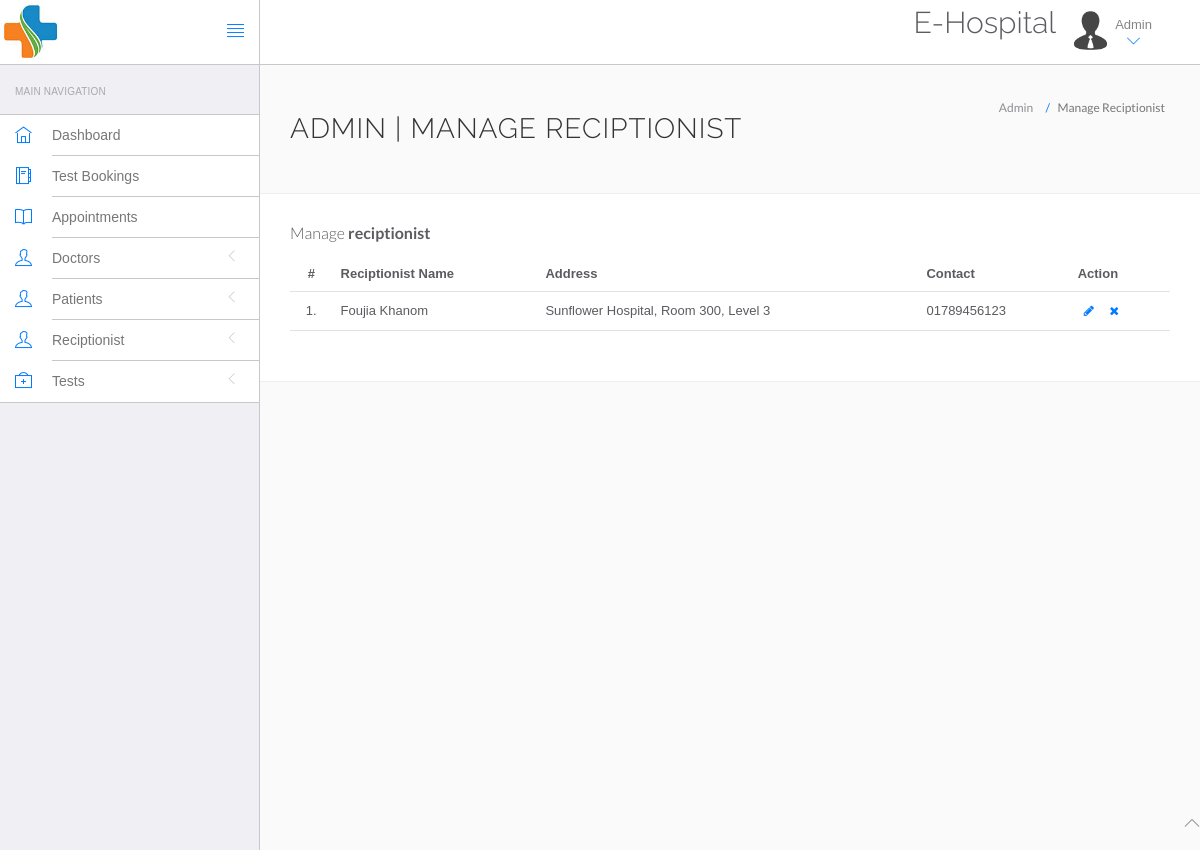
/admin/manage-reciptionist.php (signed in), run on the app's committed database.
### tables this page shows
CREATE TABLE IF NOT EXISTS `reciptionist` (
  `id` int(11) NOT NULL AUTO_INCREMENT,
  `recipName` varchar(120) NOT NULL,
  `address` varchar(233) NOT NULL,
  `reccontact` varchar(233) NOT NULL,
  `recemail` varchar(233) NOT NULL,
  `password` varchar(233) NOT NULL,
  `updationDate` varchar(244) NOT NULL,
  PRIMARY KEY (`id`)
);

### admin/manage-reciptionist.php (the view, shortened to what this page needs)
<?php
include('include/config.php');
?>
<!DOCTYPE html>
<html lang="en">
	<head>
		<link rel="stylesheet" href="vendor/bootstrap/css/bootstrap.min.css">
		<link rel="stylesheet" href="vendor/fontawesome/css/font-awesome.min.css">
		<link rel="stylesheet" href="vendor/themify-icons/themify-icons.min.css">
		<link href="vendor/animate.css/animate.min.css" rel="stylesheet" media="screen">
		<link href="vendor/perfect-scrollbar/perfect-scrollbar.min.css" rel="stylesheet" media="screen">
		<link href="vendor/switchery/switchery.min.css" rel="stylesheet" media="screen">
		<link href="vendor/bootstrap-touchspin/jquery.bootstrap-touchspin.min.css" rel="stylesheet" media="screen">
		<link href="vendor/select2/select2.min.css" rel="stylesheet" media="screen">
		<link href="vendor/bootstrap-datepicker/bootstrap-datepicker3.standalone.min.css" rel="stylesheet" media="screen">
		<link href="vendor/bootstrap-timepicker/bootstrap-timepicker.min.css" rel="stylesheet" media="screen">
		<link rel="stylesheet" href="assets/css/styles.css">
		<link rel="stylesheet" href="assets/css/plugins.css">
		<link rel="stylesheet" href="assets/css/themes/theme-1.css" id="skin_color" />
	</head>
	<body>
		<div id="app">
<?php include('include/sidebar.php');?>
			<div class="app-content">
						<?php include('include/header.php');?>
				<div class="main-content" >
					<div class="wrap-content container" id="container">
						   <section id="page-title">
							    <div class="row">
      								<div class="col-sm-8">
      									<h1 class="mainTitle">Admin | Manage reciptionist</h1>
      								</div>
        								<ol class="breadcrumb">
        									<li>
        										<span>Admin</span>
        									</li>
        									<li class="active">
        										<span>Manage Reciptionist</span>
        									</li>
        								</ol>
							    </div>
						    </section>
						<div class="container-fluid container-fullw bg-white">
									<div class="row">
								<div class="col-md-12">
									<h5 class="over-title margin-bottom-15">Manage <span class="text-bold">reciptionist</span></h5>
									<table class="table table-hover" id="sample-table-1">
        										<thead>
        											<tr>
        												<th class="center">#</th>
        												<th class="hidden-xs">Reciptionist Name</th>
                                <th>Address</th>
                                <th>Contact </th>
        												<th>Action</th>
        											</tr>
        										</thead>
										<tbody>
                          <?php
                          $sql=mysqli_query($con,"select * from reciptionist");
                          $cnt=1;
                          while($row=mysqli_fetch_array($sql))
                          {
                          ?>
											<tr>
												<td class="center"><?php echo $cnt;?>.</td>
												<td class="hidden-xs"><?php echo $row['recipName'];?></td>
												<td><?php echo $row['address'];?></td>
												<td><?php echo $row['reccontact'];?></td>
												<td >
												<div class="visible-md visible-lg hidden-sm hidden-xs">
							<a href="edit-reciptionist.php?id=<?php echo $row['id'];?>" class="btn btn-transparent btn-xs" tooltip-placement="top" tooltip="Edit"><i class="fa fa-pencil"></i></a>
              <a href="manage-reciptionist.php?id=<?php echo $row['id']?>&del=delete" onClick="return confirm('Are you sure you want to delete?')"class="btn btn-transparent btn-xs tooltips" tooltip-placement="top" tooltip="Remove"><i class="fa fa-times fa fa-white"></i></a>
												</div>
                      </td>
											</tr>
    											<?php
                                $cnt=$cnt+1;
    											 }?>
										</tbody>
									</table>
								</div>
							</div>
								</div>
							</div>
						</div>
					</div>
				</div>
	<?php include('include/footer.php');?>
	</body>
</html>

### patient/assets/css/themes/theme-1.css (style rules this page uses)
body { background: #FAFAFA; }

### data on the page
reciptionist: recipName "Foujia Khanom", address "Sunflower Hospital, Room 300, Level 3", reccontact "01789456123"
